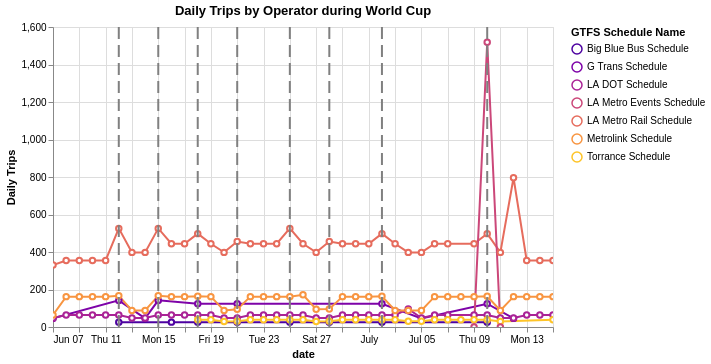

Source (notebook cell):
### Code cell
chart_utils.trip_chart_with_event_dates(
    daily_trips_by_operator2, wc_vars.sofi_dates, color_col="schedule_name"
).properties(
    title= "Daily Trips by Operator during World Cup",
    width=500, height=300
)

### Figure 1 — Vega-Lite specification as saved in the notebook (floating-point values rounded to 4 significant figures; data arrays with more than 128 entries replaced by an {"elided": "..."} marker saying what was removed)
{"config": {"view": {"continuousWidth": 300, "continuousHeight": 300}}, "layer": [{"data": {"name": "data-91fcbd1bb27d7267ded9c8e7cac6152c"}, "mark": {"type": "line", "point": {"fill": "white", "filled": false}}, "encoding": {"color": {"field": "schedule_name", "scale": {"scheme": "plasma"}, "title": "GTFS Schedule Name", "type": "nominal"}, "opacity": {"condition": [{"param": "param_a158309175e8dd35", "value": 1}], "value": 0.1}, "tooltip": [{"field": "service_date", "type": "temporal"}, {"field": "schedule_name", "type": "nominal"}, {"field": "n_trips", "type": "quantitative"}], "x": {"field": "service_date", "title": "date", "type": "temporal"}, "y": {"field": "n_trips", "title": "Daily Trips", "type": "quantitative"}}, "name": "view_65015ec12615290c_0"}, {"data": {"name": "data-0e9d840d4ff72d80d07004795638f1c5"}, "mark": {"type": "rule", "size": 2, "strokeDash": [12, 6]}, "encoding": {"color": {"field": "color", "scale": null, "type": "nominal"}, "x": {"field": "service_date", "type": "temporal"}}}], "height": 300, "params": [{"name": "param_1e9efca18e7a2868", "select": {"type": "interval", "encodings": ["x", "y"]}, "bind": "scales", "views": ["view_65015ec12615290c_0"]}, {"name": "param_a158309175e8dd35", "select": {"type": "point", "fields": ["schedule_name"]}, "bind": "legend", "views": ["view_65015ec12615290c_0"]}], "title": "Daily Trips by Operator during World Cup", "width": 500, "$schema": "https://vega.github.io/schema/vega-lite/v6.4.1.json", "datasets": {"data-91fcbd1bb27d7267ded9c8e7cac6152c": {"elided": "161 records"}, "data-0e9d840d4ff72d80d07004795638f1c5": [{"service_date": "2026-06-12T00:00:00", "color": "gray"}, {"service_date": "2026-06-15T00:00:00", "color": "gray"}, {"service_date": "2026-06-18T00:00:00", "color": "gray"}, {"service_date": "2026-06-21T00:00:00", "color": "gray"}, {"service_date": "2026-06-25T00:00:00", "color": "gray"}, {"service_date": "2026-06-28T00:00:00", "color": "gray"}, {"service_date": "2026-07-02T00:00:00", "color": "gray"}, {"service_date": "2026-07-10T00:00:00", "color": "gray"}]}}
